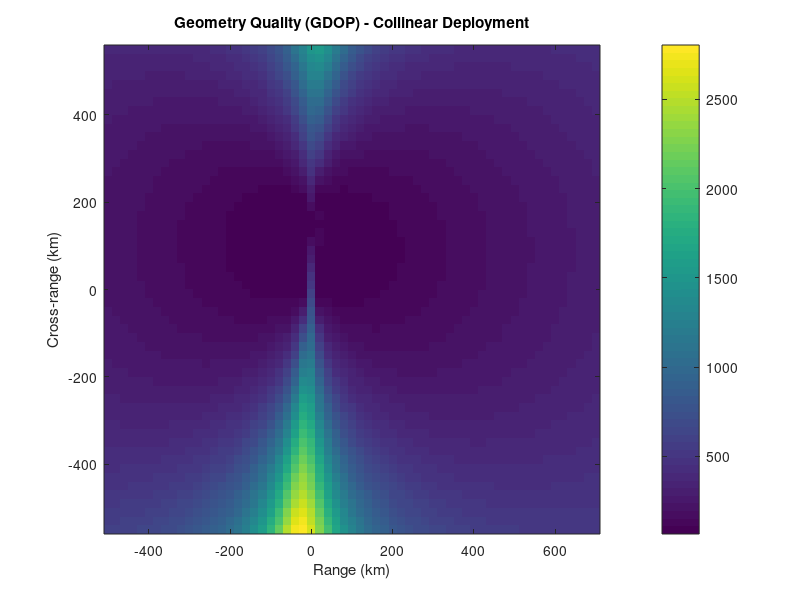

This chart was generated by the following MATLAB code: (Note: this script raises an error after producing the figure.)
clc; clear; close all;

%% PARAMETERS
numSensors = 4;
baseline = 300; % NM total length
offset = 20;    % NM off-axis perturbation

% Sensor positions (collinear + slight offset)
sensorPos = [0     0;
            0 baseline/4;
           0  2*baseline/3;
           offset  baseline/2]; % offset sensor

%% TARGET REGION (grid)
[xg, yg] = meshgrid(-500:20:700, -550:20:550);

bearingNoiseStd = deg2rad(2);
% bearingNoiseMatrix = [sin(bearingNoiseStd), -cos(bearingNoiseStd)];
% Q_noise = inv(bearingNoiseMatrix'*bearingNoiseMatrix);

GDOP_map = zeros(size(xg));

for k = 1:numel(xg)

    target = [xg(k), yg(k)];

    A = [];

    for i = 1:numSensors
        dx = target(1) - sensorPos(i,1);
        dy = target(2) - sensorPos(i,2);
        theta = atan2(dy, dx);

        A = [A;
             sin(theta), -cos(theta)];
    end

    % GDOP-like metric [Add bearing Noise STd or Variance here]
    J = (A'*A);%/ bearingNoiseStd^2;
    Q = inv(J);
    
    GDOP_map(k) = sqrt(trace(Q));

end

%% PLOT GDOP HEATMAP
figure;
imagesc(-500:10:700, -550:10:550, ((bearingNoiseStd.*GDOP_map).*1852));
set(gca,'YDir','normal', 'ColorScale', 'log');
c = colorbar;
title('Geometry Quality (GDOP) - Collinear Deployment');
xlabel('Range (km)');
ylabel('Cross-range (km)');
c.Label.String = 'RMS Positional Error (meter)';

hold on;
plot(sensorPos(:,1), sensorPos(:,2),'wo','MarkerFaceColor','k');
